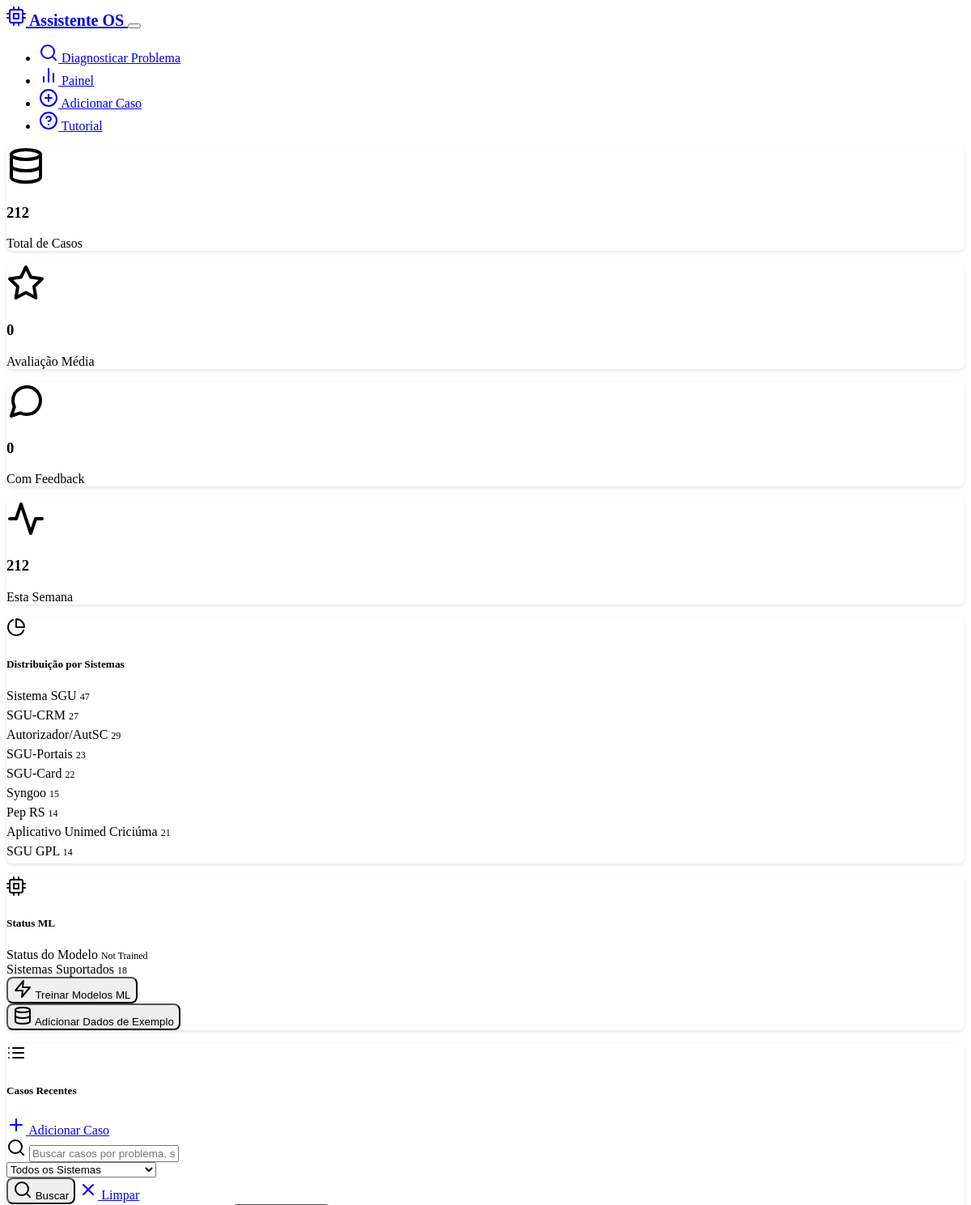
/dashboard (upper part), run on the app's committed database.
### models.py (models this page shows, shortened)
class Case(db.Model):
    __tablename__ = 'cases'
    id = db.Column(db.Integer, primary_key=True)
    problem_description = db.Column(db.Text, nullable=False)
    solution = db.Column(db.Text, nullable=False)
    system_type = db.Column(db.String(100), default="Unknown")
    created_at = db.Column(db.DateTime, default=datetime.now)
    effectiveness_score = db.Column(db.Float, nullable=True)
    feedback_count = db.Column(db.Integer, default=0)
    tags = db.Column(db.String(500), default="")  # Stored as comma-separated string
    feedbacks = db.relationship("CaseFeedback", backref="case", cascade="all, delete-orphan")

### routes.py (the view)
@app.route('/dashboard')
def dashboard():
    search_query = request.args.get('search', '').strip()
    system_filter = request.args.get('system', '')
    try:
        stats = case_service.get_statistics()
        if search_query or system_filter:
            cases = case_service.search_cases(search_query, system_filter)
        else:
            cases = case_service.get_recent_cases(limit=50)  # Show more recent cases
        systems = case_service.get_unique_systems()
        return render_template('dashboard.html',
                             stats=stats,
                             cases=cases,
                             recent_cases=cases,  # For backward compatibility
                             search_query=search_query,
                             system_filter=system_filter,
                             systems=systems)
    except Exception as e:
        logging.error(f"Error loading dashboard: {str(e)}")
        flash(f'Error loading dashboard: {str(e)}', 'error')
        return render_template('dashboard.html', stats={}, cases=[], recent_cases=[], systems=[])

### case_service.py (called while the page is built)
    def get_all_cases(self) -> List[Case]:
        try:
            return Case.query.all()
        except Exception as e:
            logging.error(f"Error getting cases from database: {str(e)}")
            return current_app.config.get('CASES_STORAGE', [])

    def get_recent_cases(self, limit: int = 10) -> List[Case]:
        try:
            cases = self.get_all_cases()
            sorted_cases = sorted(cases, key=lambda x: x.created_at, reverse=True)
            return sorted_cases[:limit]
        except Exception as e:
            logging.error(f"Error getting recent cases: {str(e)}")
            return []

    def get_unique_systems(self) -> List[str]:
        try:
            cases = self.get_all_cases()
            systems = set(case.system_type for case in cases)
            return sorted(list(systems))
        except Exception as e:
            logging.error(f"Error getting unique systems: {str(e)}")
            return []

### templates/dashboard.html (shortened to what this page needs)
{% extends "base.html" %}
{% block content %}
<div class="row">
    {% if stats %}
    <div class="col-12 mb-4">
        <div class="row">
            <div class="col-md-3 mb-3">
                <div class="card text-center">
                    <div class="card-body">
                        <i data-feather="database" class="mb-2" style="width: 48px; height: 48px; color: var(--bs-primary);"></i>
                        <h3 class="mb-1">{{ stats.total_cases }}</h3>
                        <p class="text-muted mb-0">Total de Casos</p>
                    </div>
                </div>
            </div>
            <div class="col-md-3 mb-3">
                <div class="card text-center">
                    <div class="card-body">
                        <i data-feather="star" class="mb-2" style="width: 48px; height: 48px; color: var(--bs-warning);"></i>
                        <h3 class="mb-1">{{ stats.avg_effectiveness or 0 }}</h3>
                        <p class="text-muted mb-0">Avaliação Média</p>
                    </div>
                </div>
            </div>
            <div class="col-md-3 mb-3">
                <div class="card text-center">
                    <div class="card-body">
                        <i data-feather="message-circle" class="mb-2" style="width: 48px; height: 48px; color: var(--bs-success);"></i>
                        <h3 class="mb-1">{{ stats.cases_with_feedback }}</h3>
                        <p class="text-muted mb-0">Com Feedback</p>
                    </div>
                </div>
            </div>
            <div class="col-md-3 mb-3">
                <div class="card text-center">
                    <div class="card-body">
                        <i data-feather="activity" class="mb-2" style="width: 48px; height: 48px; color: var(--bs-info);"></i>
                        <h3 class="mb-1">{{ stats.recent_activity }}</h3>
                        <p class="text-muted mb-0">Esta Semana</p>
                    </div>
                </div>
            </div>
        </div>
    </div>
    {% endif %}
    {% if stats and stats.systems %}
    <div class="col-md-4 mb-4">
        <div class="card h-100">
            <div class="card-header d-flex align-items-center">
                <i data-feather="pie-chart" class="me-2"></i>
                <h5 class="mb-0">Distribuição por Sistemas</h5>
            </div>
            <div class="card-body">
                {% for system, count in stats.systems.items() %}
                <div class="d-flex justify-content-between align-items-center mb-2">
                    <span>{{ system }}</span>
                    <span class="badge bg-secondary">{{ count }}</span>
                </div>
                <div class="progress mb-3" style="height: 6px;">
                </div>
                {% endfor %}
            </div>
        </div>
    </div>
    {% endif %}
    <div class="col-md-4 mb-4">
        <div class="card h-100">
            <div class="card-header d-flex justify-content-between align-items-center">
                <div class="d-flex align-items-center">
                    <i data-feather="cpu" class="me-2"></i>
                    <h5 class="mb-0">Status ML</h5>
                </div>
            </div>
            <div class="card-body">
                <div id="mlInfo">
                    <div class="d-flex justify-content-between align-items-center mb-2">
                        <span>Status do Modelo</span>
                        <span id="mlTrained" class="badge bg-secondary">Loading...</span>
                    </div>
                    <div class="d-flex justify-content-between align-items-center mb-2">
                        <span>Sistemas Suportados</span>
                        <span id="mlSystems" class="badge bg-info">-</span>
                    </div>
                    <div class="mt-3 d-grid gap-2">
                        <form action="{{ url_for('train_models') }}" method="POST" class="d-inline">
                            <button type="submit" class="btn btn-sm btn-outline-primary w-100" id="trainBtn">
                                <i data-feather="zap" class="me-1"></i>
                                Treinar Modelos ML
                            </button>
                        </form>
                        <form action="{{ url_for('populate_sample_data') }}" method="POST" class="d-inline">
                            <button type="submit" class="btn btn-sm btn-outline-info w-100" id="sampleBtn">
                                <i data-feather="database" class="me-1"></i>
                                Adicionar Dados de Exemplo
                            </button>
                        </form>
                    </div>
                </div>
            </div>
        </div>
    </div>
</div>
<div class="row">
    <div class="col-12">
        <div class="card">
            <div class="card-header d-flex justify-content-between align-items-center">
                <div class="d-flex align-items-center">
                    <i data-feather="list" class="me-2"></i>
                    <h5 class="mb-0">
                        {% if search_query or system_filter %}
                            Resultados da Busca
                        {% else %}
                            Casos Recentes
                        {% endif %}
                    </h5>
                </div>
                <a href="{{ url_for('add_case_form') }}" class="btn btn-primary">
                    <i data-feather="plus" class="me-1"></i>
                    Adicionar Caso
                </a>
            </div>
            <div class="card-body border-bottom">
                <form method="GET" action="{{ url_for('dashboard') }}" class="row g-3">
                    <div class="col-md-6">
                        <div class="input-group">
                            <span class="input-group-text">
                                <i data-feather="search"></i>
                            </span>
                            <input type="text"
                                   class="form-control"
                                   name="search"
                                   value="{{ search_query or '' }}"
                                   placeholder="Buscar casos por problema, solução ou sistema...">
                        </div>
                    </div>
                    <div class="col-md-3">
                        <select class="form-select" name="system">
                            <option value="">Todos os Sistemas</option>
                        </select>
                    </div>
                    <div class="col-md-3">
                        <div class="d-flex gap-1">
                            <button type="submit" class="btn btn-outline-primary">
                                <i data-feather="search"></i>
                                Buscar
                            </button>
                            <a href="{{ url_for('dashboard') }}" class="btn btn-outline-secondary">
                                <i data-feather="x"></i>
                                Limpar
                            </a>
                        </div>
                    </div>
                </form>
            </div>
        </div>
    </div>
</div>
{% endblock %}

### static/style.css (style rules this page uses)
:root { --custom-code-bg: #1a1a1a; --custom-border-radius: 8px; }
.card { border-radius: var(--custom-border-radius); box-shadow: 0 2px 4px rgba(0, 0, 0, 0.1); margin-bottom: 1rem; }
.card-header { background-color: var(--bs-dark); border-bottom: 1px solid var(--bs-border-color); border-radius: var(--custom-border-radius) var(--custom-border-radius) 0 0 !important; }
.btn { border-radius: var(--custom-border-radius); font-weight: 500; }
.progress { border-radius: var(--custom-border-radius); background-color: var(--bs-secondary-bg); }
.badge { border-radius: var(--custom-border-radius); font-weight: 500; font-size: 0.75rem; }

### data on the page
Case: system_type "Sistema SGU", count "47"
Case: system_type "SGU-CRM", count "27"
Case: system_type "Autorizador/AutSC", count "29"
Case: system_type "SGU-Portais", count "23"
Case: system_type "SGU-Card", count "22"
Case: system_type "Syngoo", id "15"
Case: system_type "Pep RS", count "14"
Case: system_type "Aplicativo Unimed Criciúma", count "21"
Case: system_type "SGU GPL", count "14"

### other printed values
{{ stats.total_cases }} "212"
{{ stats.avg_effectiveness or 0 }} "0"
{{ stats.cases_with_feedback }} "0"
{{ stats.recent_activity }} "212"
